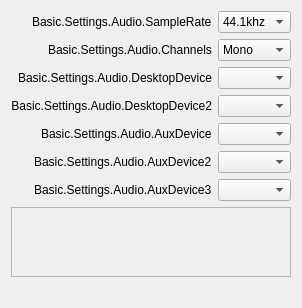
       <widget class="QWidget" name="audioPage">
        <layout class="QFormLayout" name="formLayout">
         <property name="fieldGrowthPolicy">
          <enum>QFormLayout::AllNonFixedFieldsGrow</enum>
         </property>
         <property name="labelAlignment">
          <set>Qt::AlignRight|Qt::AlignTrailing|Qt::AlignVCenter</set>
         </property>
         <item row="0" column="0">
          <widget class="QLabel" name="label_14">
           <property name="text">
            <string>Basic.Settings.Audio.SampleRate</string>
           </property>
           <property name="buddy">
            <cstring>sampleRate</cstring>
           </property>
          </widget>
         </item>
         <item row="0" column="1">
          <widget class="QComboBox" name="sampleRate">
           <property name="currentText">
            <string notr="true">44.1khz</string>
           </property>
           <property name="currentIndex">
            <number>0</number>
           </property>
           <item>
            <property name="text">
             <string>44.1khz</string>
            </property>
           </item>
           <item>
            <property name="text">
             <string>48khz</string>
            </property>
           </item>
          </widget>
         </item>
         <item row="1" column="0">
          <widget class="QLabel" name="label_15">
           <property name="text">
            <string>Basic.Settings.Audio.Channels</string>
           </property>
           <property name="buddy">
            <cstring>channelSetup</cstring>
           </property>
          </widget>
         </item>
         <item row="1" column="1">
          <widget class="QComboBox" name="channelSetup">
           <property name="currentText">
            <string>Mono</string>
           </property>
           <property name="currentIndex">
            <number>0</number>
           </property>
           <item>
            <property name="text">
             <string>Mono</string>
            </property>
           </item>
           <item>
            <property name="text">
             <string>Stereo</string>
            </property>
           </item>
           <item>
            <property name="text">
             <string>Six</string>
            </property>
           </item>
           <item>
            <property name="text">
             <string>Eight</string>
            </property>
           </item>
          </widget>
         </item>
         <item row="2" column="0">
          <widget class="QLabel" name="label_2">
           <property name="minimumSize">
            <size>
             <width>170</width>
             <height>0</height>
            </size>
           </property>
           <property name="text">
            <string>Basic.Settings.Audio.DesktopDevice</string>
           </property>
           <property name="alignment">
            <set>Qt::AlignRight|Qt::AlignTrailing|Qt::AlignVCenter</set>
           </property>
           <property name="buddy">
            <cstring>desktopAudioDevice1</cstring>
           </property>
          </widget>
         </item>
         <item row="2" column="1">
          <widget class="QComboBox" name="desktopAudioDevice1">
           <property name="enabled">
            <bool>true</bool>
           </property>
          </widget>
         </item>
         <item row="3" column="0">
          <widget class="QLabel" name="label_3">
           <property name="text">
            <string>Basic.Settings.Audio.DesktopDevice2</string>
           </property>
           <property name="alignment">
            <set>Qt::AlignRight|Qt::AlignTrailing|Qt::AlignVCenter</set>
           </property>
           <property name="buddy">
            <cstring>desktopAudioDevice2</cstring>
           </property>
          </widget>
         </item>
         <item row="3" column="1">
          <widget class="QComboBox" name="desktopAudioDevice2">
           <property name="enabled">
            <bool>true</bool>
           </property>
          </widget>
         </item>
         <item row="4" column="0">
          <widget class="QLabel" name="label_4">
           <property name="text">
            <string>Basic.Settings.Audio.AuxDevice</string>
           </property>
           <property name="buddy">
            <cstring>auxAudioDevice1</cstring>
           </property>
          </widget>
         </item>
         <item row="4" column="1">
          <widget class="QComboBox" name="auxAudioDevice1">
           <property name="enabled">
            <bool>true</bool>
           </property>
          </widget>
         </item>
         <item row="5" column="0">
          <widget class="QLabel" name="label_5">
           <property name="text">
            <string>Basic.Settings.Audio.AuxDevice2</string>
           </property>
           <property name="buddy">
            <cstring>auxAudioDevice2</cstring>
           </property>
          </widget>
         </item>
         <item row="5" column="1">
          <widget class="QComboBox" name="auxAudioDevice2">
           <property name="enabled">
            <bool>true</bool>
           </property>
          </widget>
         </item>
         <item row="6" column="0">
          <widget class="QLabel" name="label_6">
           <property name="text">
            <string>Basic.Settings.Audio.AuxDevice3</string>
           </property>
           <property name="buddy">
            <cstring>auxAudioDevice3</cstring>
           </property>
          </widget>
         </item>
         <item row="6" column="1">
          <widget class="QComboBox" name="auxAudioDevice3">
           <property name="enabled">
            <bool>true</bool>
           </property>
          </widget>
         </item>
         <item row="7" column="0" colspan="2">
          <widget class="QScrollArea" name="audioSourceScrollArea">
           <property name="widgetResizable">
            <bool>true</bool>
           </property>
           <widget class="QWidget" name="audioSourceWidget">
            <property name="geometry">
             <rect>
              <x>0</x>
              <y>0</y>
              <width>98</width>
              <height>28</height>
             </rect>
            </property>
           </widget>
          </widget>
         </item>
         <item row="8" column="1">
          <widget class="QLabel" name="audioMsg">
           <property name="styleSheet">
            <string notr="true">color: rgb(255, 0, 4);</string>
           </property>
           <property name="text">
            <string notr="true"/>
           </property>
           <property name="wordWrap">
            <bool>true</bool>
           </property>
          </widget>
         </item>
        </layout>
       </widget>
